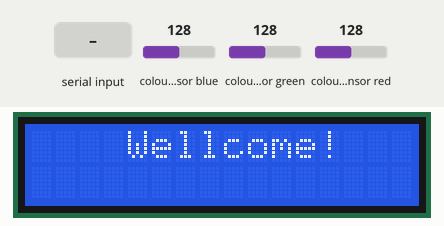
Recording of a sketch running on a simulated Arduino Uno, built with avr-gcc and run on an emulated ATmega328P. On the bench: 16×2 character LCD. The inputs (shaded band) are chosen by the test bench; at power-on: colour sensor blue 128, colour sensor green 128, colour sensor red 128. What the sketch prints to the serial monitor is not drawn.

Above: at 1.2 s.
1.3 s: byte 30 received over Serial
At 3.0 s:
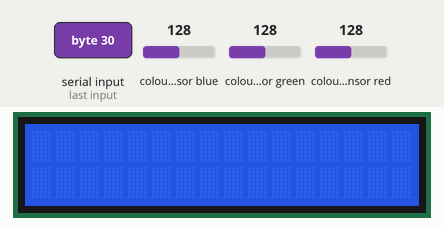
3.3 s: byte 90 received over Serial
At 4.0 s:
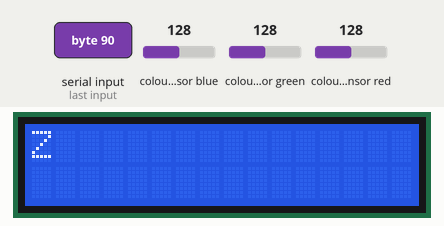
5.0 s: byte 120 received over Serial
At 6.1 s:
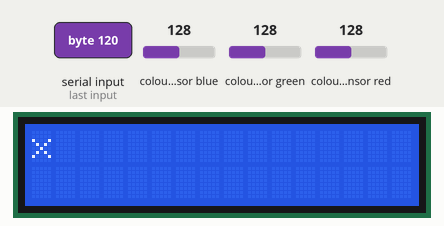
Timing chart, 0 to 8.0 s (numbered marks = the images above; inputs shaded):
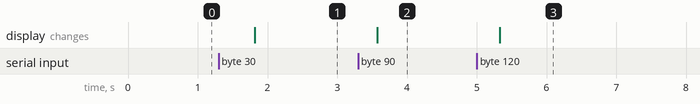

The sketch:

ColorSensor.ino
```cpp
#include <Wire.h>
#include "Adafruit_TCS34725.h"
#include <LiquidCrystal.h>

/* Connect SCL    to analog 5
   Connect SDA    to analog 4
   Connect VDD    to 3.3V DC
   Connect GROUND to common ground */

// Initialise with default values (int time = 2.4ms, gain = 1x)
Adafruit_TCS34725 tcs = Adafruit_TCS34725();

// initialize the library with the numbers of the interface pins
LiquidCrystal lcd(12, 11, 5, 4, 3, 2);

void setup(void) {
  Serial.begin(9600);
  lcd.begin(16, 2);
  lcd.setCursor(4, 0);
  lcd.print("Wellcome!");

}

void loop(void) {
  uint16_t r, g, b, c;
  tcs.getRawData(&r, &g, &b, &c);

  Serial.print(r, DEC); Serial.print(",");
  Serial.print(g, DEC); Serial.print(",");
  Serial.print(b, DEC); Serial.print(",");
  Serial.print("\n");
  delay(500);

  if (Serial.available()) {
    delay(100);  //wait some time for the data to fully be read
    lcd.clear();
    while (Serial.available() > 0) {
      char c = Serial.read();
      lcd.write(c);
    }
  }
}
```

Measured:
- after the input at 1.3 s, the display: changes after 0.52 s (image 1)
- after the input at 3.3 s, the display: changes after 0.27 s (image 2)
- after the input at 5.0 s, the display: changes after 0.33 s (image 3)
